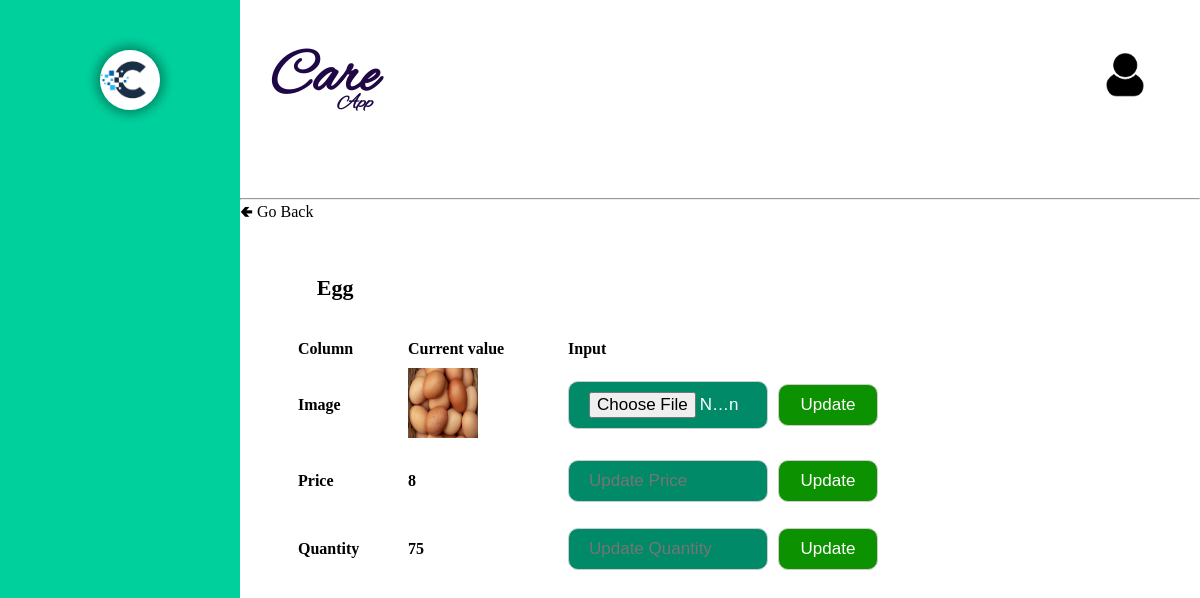
The app's page /admin/EditProduct.php?dd=1 with its own data.
### tables this page shows
CREATE TABLE `product` (
  `P_id` int(5) NOT NULL,
  `name` varchar(20) NOT NULL,
  `price` int(5) NOT NULL,
  `quantity` int(5) NOT NULL,
  `category` varchar(20) NOT NULL,
  `image` varchar(50) NOT NULL,
  `status` tinyint(1) NOT NULL DEFAULT 1
);

### admin/EditProduct.php (the view, shortened to what this page needs)
<!DOCTYPE html>
<html lang="en">
<head>
	<link rel="stylesheet" type="text/css" href="../css\registration.css" />
</head>
<body>
<?php require("Leftbar.php"); ?>
<div class="right_cont" style="{background-color: rgb(232, 232, 232);}">
	<?php require("Topbar.php"); ?>
		<a href="ViewProduct.php">🢀 Go Back</a></td>
		<?php
			$con=mysqli_connect("localhost","root","","care_app")or die("couldn't connect");
			$pid  = $_GET['dd'];
			$query="select * from product where P_id=$pid";
			$reslt =mysqli_query($con,$query);
			$row=mysqli_fetch_array($reslt);
			$image = $row['image'];
			$image_src = "../uploads/".$image;
		?>
		<h2><?php echo $row['name'] ?></h2>
		<table class="cart" cellpadding="5" cellspacing="10">
				<tr>
					<th style="text-align:left;" width="100px">Column</th>
					<th style="text-align:left;" width="150px">Current value</th>
					<th style="text-align:left;" width="200px">Input</th>
					<th style="text-align:left;" width="100px"></th>
				</tr>
			<form method="post" action="php/EditImage.php?dd=<?php echo $pid ?>" enctype="multipart/form-data">
				<tr>
					<td><h4><?php echo "Image" ?></h4></td>
					<td><img src='<?php echo $image_src;  ?>' width="70" height="70" ></td>
					<td><input type="FILE" name="image" required></td>
					<td><input type="submit" value="Update"></td>
				</tr>
			</form>
			<form method="post" action="php/EditPrice.php?dd=<?php echo $pid ?>">
				<tr>
					<td><h4><?php echo "Price" ?></h4></td>
					<td><h4><?php echo $row['price'] ?></h4></td>
					<td><input type="number" name="price" placeholder="Update Price" required></td>
					<td><input type="submit" value="Update"></td>
				</tr>
			</form>
			<form method="post" action="php/EditQuantity.php?dd=<?php echo $pid ?>">
				<tr>
					<td><h4><?php echo "Quantity" ?></h4></td>
					<td><h4><?php echo $row['quantity'] ?></h4></td>
					<td><input type="number" name="quantity" placeholder="Update Quantity" required></td>
					<td><input type="submit" value="Update"></td>
				</tr>
			</form>
		</table>
	</div>
</body>
</html>

### css/registration.css (style rules this page uses)
body { background-color:whitesmoke; background-attachment:fixed; margin: 0px; }
input[type="submit"],[type=button] { background-color: rgb(12, 146, 0); color: #fff; width: 40%; margin: 8px 0; border-radius: 10px; }
input[type=text],[type=date],[type=password],[type="submit"], [type=button],[type=time],[type=number],[type=file],select { width: 100%; padding: 10px 20px; font-size: 17px; margin: 8px 0; display: inline-block; border: 1px solid #ccc; border-radius: 4px; box-sizing: border-box; }
input[type="submit"],[type=button] { background-color: rgb(12, 146, 0); color: #fff; border-radius: 10px; }

### css/home.css (style rules this page uses)
* { margin:0; padding:0; transition: .5s ease-out; }
h2 { font-size: 22px; }
.right_cont { width:80%; height:100vh; float:left; background-color: white; }

### admin/EditProduct.php (style rules this page uses)
form { margin:1%; }
h2 { margin:5% 0 3% 8%; }
input[type="number"],[type=submit],[type=file] { background-color: rgb(0, 138, 103); color: #fff; align:left; margin: 8px 0; border-radius: 10px; }
form { align:left; }
.cart input[type="submit"] { width:100%; }
table { margin-left:5%; }

### admin/Leftbar.php (style rules this page uses)
a { text-decoration:none; color:black; }

### records on screen
product: name "Egg", image (picture), price "8", quantity "75"
